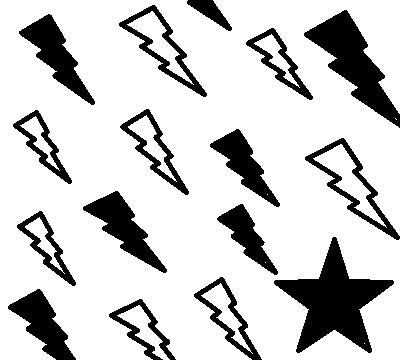
#> input picture Zad03/zad03SzymonDebski/plain.bmp, 400 x 360 px
$ python block.py
#> lines starting #> are read from the running program, lines starting #| are printed output that depends on the picture; after the words box and inside, x2 and y2 are one past the last pixel; in counts of white or black regions, pixels touching at a corner belong together
import math
from PIL import Image
import numpy as np
from matplotlib import image
from matplotlib import pyplot

CHANNELS = 3
BLK_OFFSET = 4
BLK_SIZE = (BLK_OFFSET ** 2) * CHANNELS

def generate_xor_key():
    max_dec_val = np.iinfo(np.uint8).max
    arr = np.random.randint(max_dec_val + 1, size=BLK_SIZE, dtype=np.uint8)
    arr = np.reshape(arr, (BLK_OFFSET, BLK_OFFSET, CHANNELS))
    return arr


def encrypt_image(flag, output_filename):
#> called with flag = False, output_filename = 'ecb_crypto.bmp'
    img_name = 'plain.bmp'
    img = Image.open(img_name)
#> img is the input picture: PIL image 400x360 RGB; 79.9% white; 16 black regions, largest, box (x1, y1, x2, y2) and area: (274, 237, 394, 353) 5418, (304, 10, 400, 128) 3913, (83, 191, 167, 273) 2272
    img_arr = np.asarray(img)
    img_shape = img_arr.shape
#> img_shape = (360, 400, 3)

    height, width, _ = img_shape
#> height = 360; width = 400
    h_steps = height // BLK_OFFSET
#> h_steps = 90
    w_steps = width // BLK_OFFSET
#> w_steps = 100
    key_arr = generate_xor_key()
    img_arr_xored = np.empty(img_shape, dtype=np.uint8)
    curr_h = 0
    curr_w = 0


    for ih in range(h_steps):
        for iw in range(w_steps):
            curr_h = ih * BLK_OFFSET
            curr_w = iw * BLK_OFFSET
            img_slice = img_arr[curr_h:curr_h + BLK_OFFSET, curr_w:curr_w + BLK_OFFSET, :]
            img_slice_xored = img_slice ^ key_arr
            if flag:
                key_arr = img_slice_xored
            img_arr_xored[curr_h:curr_h + BLK_OFFSET, curr_w:curr_w + BLK_OFFSET, :] = img_slice_xored
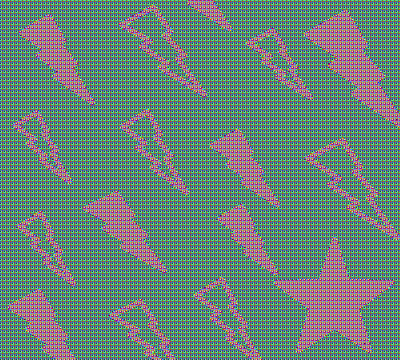
#> img_arr_xored: shape (360, 400, 3); mean R, G, B 105, 133.5, 120.5

    processed_h = curr_h + BLK_OFFSET
    processed_w = curr_w + BLK_OFFSET
    if processed_h != height or processed_w != width:
        left_h = height - processed_h
        left_w = width - processed_w
        left_slice = key_arr[-left_h:, -left_w:, :]
        img_arr_xored[-left_h:, -left_w:, :] = left_slice

    new_img = Image.fromarray(img_arr_xored)

    new_img.save(output_filename)


encrypt_image(False, 'ecb_crypto.bmp')
encrypt_image(True, 'cbc_crypto.bmp')
#> call 2 of encrypt_image, with flag = True, output_filename = 'cbc_crypto.bmp'
#> after the loop in encrypt_image (call 2), `for ih in range(h_steps):`:
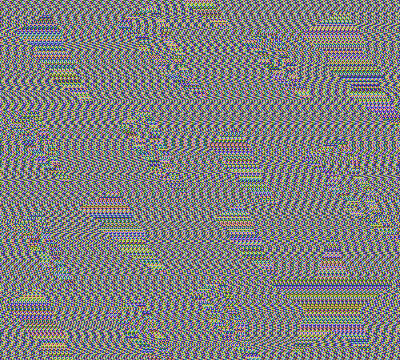
#> img_arr_xored: shape (360, 400, 3); mean R, G, B 127.8, 127.8, 127.3
